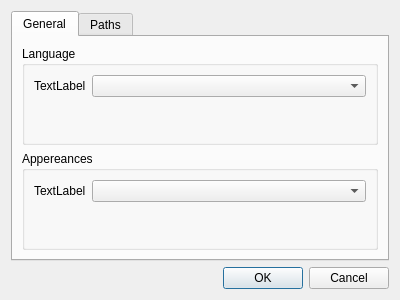
<?xml version="1.0" encoding="UTF-8"?>
<ui version="4.0">
 <class>Settings</class>
 <widget class="QDialog" name="Settings">
  <property name="geometry">
   <rect>
    <x>0</x>
    <y>0</y>
    <width>400</width>
    <height>300</height>
   </rect>
  </property>
  <property name="windowTitle">
   <string>Settings</string>
  </property>
  <layout class="QVBoxLayout" name="verticalLayout">
   <item>
    <widget class="QTabWidget" name="tabWidget">
     <property name="currentIndex">
      <number>0</number>
     </property>
     <widget class="QWidget" name="main_tab">
      <attribute name="title">
       <string>General</string>
      </attribute>
      <layout class="QVBoxLayout" name="verticalLayout_2">
       <item>
        <widget class="QGroupBox" name="groupBox">
         <property name="title">
          <string>Language</string>
         </property>
         <layout class="QFormLayout" name="formLayout">
          <item row="0" column="0">
           <widget class="QLabel" name="label_2">
            <property name="text">
             <string>TextLabel</string>
            </property>
           </widget>
          </item>
          <item row="0" column="1">
           <widget class="QComboBox" name="comboBox"/>
          </item>
         </layout>
        </widget>
       </item>
       <item>
        <widget class="QGroupBox" name="groupBox_2">
         <property name="title">
          <string>Appereances</string>
         </property>
         <layout class="QFormLayout" name="formLayout_2">
          <item row="0" column="0">
           <widget class="QLabel" name="label">
            <property name="text">
             <string>TextLabel</string>
            </property>
           </widget>
          </item>
          <item row="0" column="1">
           <widget class="QComboBox" name="comboBox_2"/>
          </item>
         </layout>
        </widget>
       </item>
      </layout>
     </widget>
     <widget class="QWidget" name="path_tab">
      <attribute name="title">
       <string>Paths</string>
      </attribute>
     </widget>
    </widget>
   </item>
   <item>
    <widget class="QDialogButtonBox" name="buttonBox">
     <property name="orientation">
      <enum>Qt::Horizontal</enum>
     </property>
     <property name="standardButtons">
      <set>QDialogButtonBox::Cancel|QDialogButtonBox::Ok</set>
     </property>
    </widget>
   </item>
  </layout>
 </widget>
 <resources/>
 <connections>
  <connection>
   <sender>buttonBox</sender>
   <signal>accepted()</signal>
   <receiver>Settings</receiver>
   <slot>accept()</slot>
   <hints>
    <hint type="sourcelabel">
     <x>248</x>
     <y>254</y>
    </hint>
    <hint type="destinationlabel">
     <x>157</x>
     <y>274</y>
    </hint>
   </hints>
  </connection>
  <connection>
   <sender>buttonBox</sender>
   <signal>rejected()</signal>
   <receiver>Settings</receiver>
   <slot>reject()</slot>
   <hints>
    <hint type="sourcelabel">
     <x>316</x>
     <y>260</y>
    </hint>
    <hint type="destinationlabel">
     <x>286</x>
     <y>274</y>
    </hint>
   </hints>
  </connection>
 </connections>
</ui>
